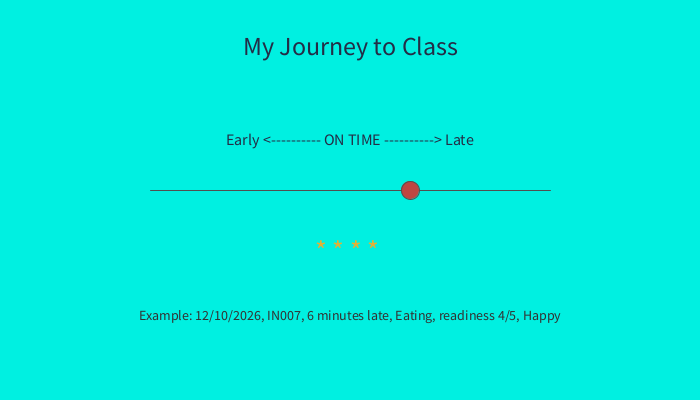
Frame 1 (no input)
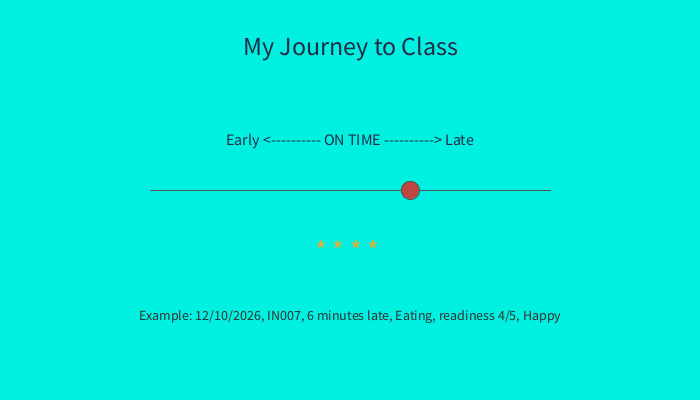
Frame 60 (the mouse pressed at the canvas centre just before this capture)
Frame 120 (the mouse held since frame 60 and released just before this capture): identical to frame 60, image omitted

The Processing sketch that drew these frames (run headless with seeded random() and noise(); from frame 60 on, the mouse is pressed at the canvas centre):

// Processing sketch: DearDataSketch
// ── DearDataSketch.pde
void setup() {
  size(700, 400);
  textAlign(CENTER);
}

void draw() {
  background(0, 240, 225);
  noStroke();
  
  fill(35, 45, 70);
  textSize(26);
  text("My Journey to Class", 350, 55);
  
  textSize(16);
  text("Early <---------- ON TIME ----------> Late", 350, 145);
  
  stroke(80);
  line(150, 190, 550, 190);
  fill(190, 70, 65);
  
  ellipse(410, 190, 18, 18);
  fill(230, 175, 50);
  
  textSize(28);
  text("* * * * ", 350, 260);
  fill(50);
  
  textSize(14);
  text("Example: 12/10/2026, IN007, 6 minutes late, Eating, readiness 4/5, Happy", 350, 320);
}
